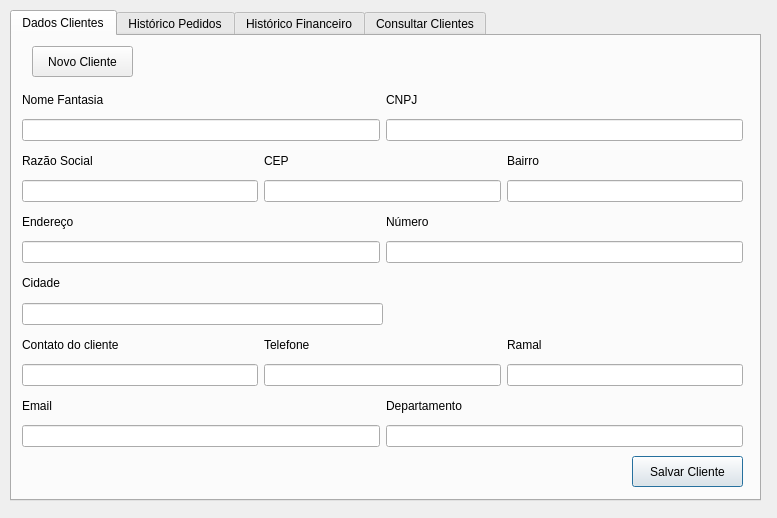
<?xml version="1.0" encoding="UTF-8"?>
<ui version="4.0">
 <class>cadastro_de_clientes</class>
 <widget class="QDialog" name="cadastro_de_clientes">
  <property name="geometry">
   <rect>
    <x>0</x>
    <y>0</y>
    <width>777</width>
    <height>518</height>
   </rect>
  </property>
  <property name="windowTitle">
   <string>Dialog</string>
  </property>
  <widget class="QTabWidget" name="tabWidget">
   <property name="geometry">
    <rect>
     <x>10</x>
     <y>10</y>
     <width>751</width>
     <height>491</height>
    </rect>
   </property>
   <property name="currentIndex">
    <number>0</number>
   </property>
   <widget class="QWidget" name="tab_5">
    <attribute name="title">
     <string>Dados Clientes</string>
    </attribute>
    <widget class="QPushButton" name="btn_salvar_cliente">
     <property name="geometry">
      <rect>
       <x>620</x>
       <y>420</y>
       <width>111</width>
       <height>31</height>
      </rect>
     </property>
     <property name="text">
      <string>Salvar Cliente</string>
     </property>
    </widget>
    <widget class="QPushButton" name="btn_novo_cliente">
     <property name="geometry">
      <rect>
       <x>20</x>
       <y>10</y>
       <width>101</width>
       <height>31</height>
      </rect>
     </property>
     <property name="text">
      <string>Novo Cliente</string>
     </property>
    </widget>
    <widget class="QWidget" name="layoutWidget_2">
     <property name="geometry">
      <rect>
       <x>10</x>
       <y>50</y>
       <width>721</width>
       <height>361</height>
      </rect>
     </property>
     <layout class="QVBoxLayout" name="verticalLayout_15">
      <item>
       <layout class="QHBoxLayout" name="horizontalLayout_8">
        <item>
         <layout class="QVBoxLayout" name="verticalLayout_16">
          <item>
           <widget class="QLabel" name="label_29">
            <property name="text">
             <string>Nome Fantasia</string>
            </property>
           </widget>
          </item>
          <item>
           <widget class="QLineEdit" name="txt_cad_nome_fantasia_cli"/>
          </item>
         </layout>
        </item>
        <item>
         <layout class="QVBoxLayout" name="verticalLayout_17">
          <item>
           <widget class="QLabel" name="label_12">
            <property name="text">
             <string>CNPJ</string>
            </property>
           </widget>
          </item>
          <item>
           <widget class="QLineEdit" name="txt_cad_cnpj_cli"/>
          </item>
         </layout>
        </item>
       </layout>
      </item>
      <item>
       <layout class="QHBoxLayout" name="horizontalLayout_9">
        <item>
         <layout class="QVBoxLayout" name="verticalLayout_18">
          <item>
           <widget class="QLabel" name="label_24">
            <property name="text">
             <string>Razão Social</string>
            </property>
           </widget>
          </item>
          <item>
           <widget class="QLineEdit" name="txt_cad_razao_social_cli"/>
          </item>
         </layout>
        </item>
        <item>
         <layout class="QVBoxLayout" name="verticalLayout_19">
          <item>
           <widget class="QLabel" name="label_13">
            <property name="text">
             <string>CEP</string>
            </property>
           </widget>
          </item>
          <item>
           <widget class="QLineEdit" name="txt_cad_cep_cli">
            <property name="text">
             <string/>
            </property>
           </widget>
          </item>
         </layout>
        </item>
        <item>
         <layout class="QVBoxLayout" name="verticalLayout_20">
          <item>
           <widget class="QLabel" name="label_14">
            <property name="text">
             <string>Bairro</string>
            </property>
           </widget>
          </item>
          <item>
           <widget class="QLineEdit" name="txt_cad_bairro_cli">
            <property name="text">
             <string/>
            </property>
           </widget>
          </item>
         </layout>
        </item>
       </layout>
      </item>
      <item>
       <layout class="QHBoxLayout" name="horizontalLayout_10">
        <item>
         <layout class="QVBoxLayout" name="verticalLayout_21">
          <item>
           <widget class="QLabel" name="label_15">
            <property name="text">
             <string>Endereço</string>
            </property>
           </widget>
          </item>
          <item>
           <widget class="QLineEdit" name="txt_cad_endereco_cli">
            <property name="text">
             <string/>
            </property>
           </widget>
          </item>
         </layout>
        </item>
        <item>
         <layout class="QVBoxLayout" name="verticalLayout_22">
          <item>
           <widget class="QLabel" name="label_30">
            <property name="text">
             <string>Número</string>
            </property>
           </widget>
          </item>
          <item>
           <widget class="QLineEdit" name="txt_cad_numero_cli">
            <property name="text">
             <string/>
            </property>
           </widget>
          </item>
         </layout>
        </item>
       </layout>
      </item>
      <item>
       <layout class="QHBoxLayout" name="horizontalLayout_11">
        <item>
         <layout class="QVBoxLayout" name="verticalLayout_23">
          <item>
           <widget class="QLabel" name="label_31">
            <property name="text">
             <string>Cidade</string>
            </property>
           </widget>
          </item>
          <item>
           <widget class="QLineEdit" name="txt_cad_cidade_cli">
            <property name="text">
             <string/>
            </property>
           </widget>
          </item>
         </layout>
        </item>
        <item>
         <spacer name="horizontalSpacer_2">
          <property name="orientation">
           <enum>Qt::Horizontal</enum>
          </property>
          <property name="sizeHint" stdset="0">
           <size>
            <width>40</width>
            <height>20</height>
           </size>
          </property>
         </spacer>
        </item>
       </layout>
      </item>
      <item>
       <layout class="QHBoxLayout" name="horizontalLayout_12">
        <item>
         <layout class="QVBoxLayout" name="verticalLayout_24">
          <item>
           <widget class="QLabel" name="label_32">
            <property name="text">
             <string>Contato do cliente</string>
            </property>
           </widget>
          </item>
          <item>
           <widget class="QLineEdit" name="txt_cad_cont_nome_cli">
            <property name="text">
             <string/>
            </property>
           </widget>
          </item>
         </layout>
        </item>
        <item>
         <layout class="QVBoxLayout" name="verticalLayout_25">
          <item>
           <widget class="QLabel" name="label_33">
            <property name="text">
             <string>Telefone</string>
            </property>
           </widget>
          </item>
          <item>
           <widget class="QLineEdit" name="txt_cad_cont_tel_cli">
            <property name="text">
             <string/>
            </property>
           </widget>
          </item>
         </layout>
        </item>
        <item>
         <layout class="QVBoxLayout" name="verticalLayout_26">
          <item>
           <widget class="QLabel" name="label_34">
            <property name="text">
             <string>Ramal</string>
            </property>
           </widget>
          </item>
          <item>
           <widget class="QLineEdit" name="txt_cad_cont_ram_cli">
            <property name="text">
             <string/>
            </property>
           </widget>
          </item>
         </layout>
        </item>
       </layout>
      </item>
      <item>
       <layout class="QHBoxLayout" name="horizontalLayout_2">
        <item>
         <layout class="QVBoxLayout" name="verticalLayout_27">
          <item>
           <widget class="QLabel" name="label_35">
            <property name="text">
             <string>Email</string>
            </property>
           </widget>
          </item>
          <item>
           <widget class="QLineEdit" name="txt_cad_cont_email_cli">
            <property name="text">
             <string/>
            </property>
           </widget>
          </item>
         </layout>
        </item>
        <item>
         <layout class="QVBoxLayout" name="verticalLayout_28">
          <item>
           <widget class="QLabel" name="label_36">
            <property name="text">
             <string>Departamento</string>
            </property>
           </widget>
          </item>
          <item>
           <widget class="QLineEdit" name="txt_cad_cont_dep_cli">
            <property name="text">
             <string/>
            </property>
           </widget>
          </item>
         </layout>
        </item>
       </layout>
      </item>
     </layout>
    </widget>
   </widget>
   <widget class="QWidget" name="tab_6">
    <attribute name="title">
     <string>Histórico Pedidos</string>
    </attribute>
   </widget>
   <widget class="QWidget" name="tab_7">
    <attribute name="title">
     <string>Histórico Financeiro</string>
    </attribute>
   </widget>
   <widget class="QWidget" name="tab_8">
    <attribute name="title">
     <string>Consultar Clientes</string>
    </attribute>
   </widget>
  </widget>
 </widget>
 <resources/>
 <connections/>
</ui>
